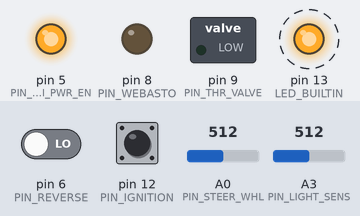
Bench run of a sketch on a simulated Arduino Nano, built with avr-gcc and run on an emulated ATmega328P. Parts: switched loads named in the sketch (green lamp = pin HIGH), output pins drawn as LEDs (lit = HIGH). Dashed ring = blinking. Inputs (shaded band) come from the test bench; at power-on: A0 (PIN_STEER_WHL) = 512, A3 (PIN_LIGHT_SENS) = 512, pin 6 (PIN_REVERSE) LOW, pin 12 (PIN_IGNITION) HIGH. Pins used as bus, display or sensor lines are not drawn; what the sketch prints to the serial monitor is not drawn.

Above: at 0.87 s.
1.3 s: A0 (PIN_STEER_WHL) set to 996
4.3 s: A0 (PIN_STEER_WHL) set to 1015
10.3 s: A3 (PIN_LIGHT_SENS) set to 11
13.3 s: A3 (PIN_LIGHT_SENS) set to 8
Timing chart, 0 to 17.3 s (numbered marks = the images above; inputs shaded):
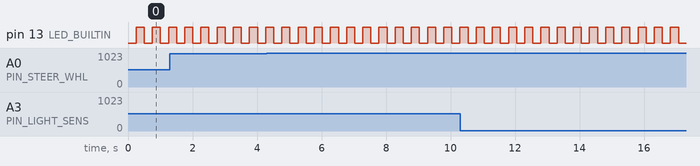

Measured:
- by itself, pin 13 (LED_BUILTIN): alternates HIGH for 0.25 s and LOW for 0.25 s

The sketch:

lr-openauto-hat.ino
```cpp
/*
 *
 * lr-openauto-hat
 *
 *   Author: Ing. Robert Sedlacek
 *   Date: February 2022
 *
 */

/*
   * Power control:
   *  There is 12 V from battery and ignition signal. When ignition is turned on, it power up arduino.
   *  Arduino then set power latch to HIGH for keeping device powered on even if the ignition is off.
   *  Arduino after this turn on power for RPi.
   *  When ignition is turned off, rpi should handle this signal and do "poweroff" after some delay (e.g. few minutes) and
   *  after much longer delay (more than rpi needs for power off), arduino shutdown whole device by seting power latch to LOW.
   *  Anytime ignition is turned on, RPi must be also turned on.
   *
   * Ligh sensor:
   *  Just read analog value and send it to RPi python script.
   *
   * Wheel buttons:
   *  Just read analog value, do some filtering and send to RPi.
   *
   * Reverse camera:
   *  Read reverse input state and send the to RPi.
   *
   * Webasto heating:
   *  Timing webasto run with time values set by RPi. Threeway valve also can be controlled.
   *  - Obtain values from RPi. RPi must do immediately 'poweroff' after receiving heating is on.
   *  - After some delay (same as in Power control) shutsdown RPi.
   *  - Arduino run heating cycles. After all cycles shutsdown whole device.
   *
*/

#include <avr/wdt.h>

/* Input/output/analog pin definitions */
#define PIN_D4           4  /* */
#define PIN_RPI_PWR_EN   5  /* output-enable rpi power */
#define PIN_REVERSE      6  /* Reverse gear indicator. On PCB is marked as ILUM, but day/night is  not controlled by light sensor */
#define PIN_PWR_LATCH    7  /* output-latching power */
#define PIN_WEBASTO      8  /* */
#define PIN_THR_VALVE    9  /* */
#define PIN_SW_RX        10 /* */
#define PIN_SW_TX        11 /* */
#define PIN_IGNITION     12 /* */
#define PIN_D13          13 /* */
#define PIN_STEER_WHL    A0 /* */
#define PIN_OIL_PRESS    A1 /* */
#define PIN_AUX          A2 /* */
#define PIN_LIGHT_SENS   A3 /* */
#define PIN_DS1307_SDA   A4 /* */
#define PIN_DS1307_SCL   A5 /* */
//#define PIN_A6           A6 /* */
#define PIN_AAUX         A7 /* */

/*------------------------------------------------------------------------------------------------------*/
/*  VARIABLES - GLOBAL  */
/*------------------------------------------------------------------------------------------------------*/
/* State variable */
struct {
  struct {
    bool ignition;            /* State of ignition pin */
    bool reverse_gear;        /* Reverse gear engaged */
    unsigned int light_sens;  /* Snalog value - ambient light */
    unsigned int steer_whl;   /* Analog value from steering wheel buttons */
  } in;
  struct {
    int rpi_pwr_en;
    int webasto;
  } out;
  struct {
    unsigned long last_ignition_change;
  } timestamps;
  struct {
    bool webasto_on;
    unsigned int webasto_set_on; /* On time in minutes */
    unsigned int webasto_set_off; /* Off time in minutes */
    unsigned int webasto_set_cycles; /* Number of ON cycles */
  } remote;
} state;
/*------------------------------------------------------------------------------------------------------*/
/* Settings */
#define POWERCUT_DELAY_RPI        (5*60) /* sec */
#define POWERCUT_DELAY_ARDUINO    (POWERCUT_DELAY_RPI + 2*60) /* sec - must be higher than RPi delay ! */
#define FILTER_LIGHT_SENSOR       0.005f /* low pass filter (0.0 - 1.0) */
#define FILTER_STEERINGWHEEL_BTN  0.2f   /* low pass filter (0.0 - 1.0) */
/*------------------------------------------------------------------------------------------------------*/
/*  SETUP  */
/*------------------------------------------------------------------------------------------------------*/
void setup() {
  /* Arduino power latch first after ignition on */
  pinMode(PIN_PWR_LATCH, OUTPUT);
  digitalWrite(PIN_PWR_LATCH, HIGH);
  delay(3);

  /* Clear all state variables */
  memset(&state, 0, sizeof(state));

  /* When ignition is turned ON, RPi is immediately powerd ON by diode beween pins D12 and D5. Unless pin PIN_RPI_PWR_EN is keep LOW.
   * So, arduino can be programmed and restarted/reseted, while RPi is still ON.
   */
  digitalWrite(PIN_RPI_PWR_EN, HIGH);
  pinMode(PIN_RPI_PWR_EN, OUTPUT);
  digitalWrite(PIN_RPI_PWR_EN, HIGH);
  state.out.rpi_pwr_en = HIGH; /* RPi on after system poweron */

  /* Threeway valve output */
  pinMode(PIN_THR_VALVE, OUTPUT);
  digitalWrite(PIN_THR_VALVE, LOW);

  /* Webasto */
  pinMode(PIN_WEBASTO, OUTPUT);
  digitalWrite(PIN_WEBASTO, LOW);

  pinMode(LED_BUILTIN, OUTPUT);

  /* Configure inputs */
  pinMode(PIN_REVERSE, INPUT);
  pinMode(PIN_IGNITION, INPUT);
  pinMode(PIN_OIL_PRESS, INPUT);

  /* USB to serial port for debuging */
  Serial.begin(115200);

  /* Say hello */
  Serial.println("lr-openauto-hat v1.0");

  wdt_enable(WDTO_4S);
}
/*------------------------------------------------------------------------------------------------------*/
/*  INPUT read  */
/* Input read with debouncing etc. */
/*------------------------------------------------------------------------------------------------------*/
void input_read(void) {
  /* If change of IGN pin occured, update timestamp */
  if(digitalRead(PIN_IGNITION) != state.in.ignition) {
    state.in.ignition = digitalRead(PIN_IGNITION);
    state.timestamps.last_ignition_change = millis();
  }

  /* Reverse gear engaged */
  state.in.reverse_gear = digitalRead(PIN_REVERSE);

  /* Light sensor */
  state.in.light_sens = FILTER_LIGHT_SENSOR * (float)analogRead(PIN_LIGHT_SENS) + (1.0f - FILTER_LIGHT_SENSOR) * state.in.light_sens;

  /* Steering wheel buttons */
  state.in.steer_whl = FILTER_STEERINGWHEEL_BTN * (float)analogRead(PIN_STEER_WHL) + (1.0f - FILTER_STEERINGWHEEL_BTN) * state.in.steer_whl;
}
/*------------------------------------------------------------------------------------------------------*/
/* Receive data from serial port */
/*
 * Example: N,30,60,4\n
 * N - Rpi off, 30min webasto on, 60min off, 4x
 */
void parse_received_line(char *buf) {
  unsigned int auxOn,auxOff,auxCycles;
  char * strtokIndx; /* This is used by strtok() as an index */

  Serial.println(buf);
  char cmd = buf[0];

  strtokIndx = strtok(buf,",");      /* Jump over first cmd part */

  strtokIndx = strtok(NULL, ","); // this continues where the previous call left off
  auxOn = atoi(strtokIndx);

  strtokIndx = strtok(NULL, ",");
  auxOff = atoi(strtokIndx);

  strtokIndx = strtok(NULL, ",");
  auxCycles = atoi(strtokIndx);

  /* Validity check */
  if (auxOn  < 5    ||
      auxOff < 5    ||
      auxOn  > 3600 ||
      auxOff > 3600) {
    Serial.println("Warning: Time must be between 5 and 3600 minutes");
    return;
  }

  if(auxCycles < 1 || auxCycles > 20) {
    Serial.println("Warning: Cycles must be between 1 and 20");
    return;
  }

  switch(cmd) {
    case 'N': //Night heating
      state.remote.webasto_on = true;
      Serial.print("Webasto night mode ON");
      break;
    default:
      Serial.println("Warning: Unknown command");
      return;
  }

  state.remote.webasto_set_on = auxOn;
  state.remote.webasto_set_off = auxOff;
  state.remote.webasto_set_cycles = auxCycles;

  Serial.print(" - On:");
  Serial.print(state.remote.webasto_set_on, DEC);
  Serial.print("min, Off:");
  Serial.print(state.remote.webasto_set_off, DEC);
  Serial.print("min, On:");
  Serial.print(state.remote.webasto_set_cycles, DEC);
  Serial.println("x");
}
/*------------------------------------------------------------------------------------------------------*/
/* Receive data from serial port */
void remote_receive_serial(void) {
  const byte buffLen = 32; /* Size of receive serial buffer (for each line) */
  static char receivedChars[buffLen];   /* An array to store the received data */

  static byte ndx = 0;
  char endMarker = '\n'; /* 0x0D-CarriageReturn  0x0A-NewLine  */
  char rc;

  while (Serial.available() > 0) {
  rc = Serial.read();
    if (rc != endMarker) {
      receivedChars[ndx] = rc;
      ndx++;
      if (ndx >= buffLen) {
        ndx = buffLen - 1;
      }
    } else {
      receivedChars[ndx] = '\0'; // terminate the string
      ndx = 0;

      /* Parse received line */
      parse_received_line(receivedChars);
    }
  }
}
/*------------------------------------------------------------------------------------------------------*/
/*  TASKS  */
/* Simplest tasking is used - every task must return quickly as posible. */
/*------------------------------------------------------------------------------------------------------*/
/* Arduino power managment */
void task_arduino_pwr(void) {
  if(state.in.ignition != HIGH) { /* Ignition off */
    unsigned long timeS = (millis() - state.timestamps.last_ignition_change) / 1000;

    /* Keep arduino pwr on during heating */
    if(state.remote.webasto_on) {
      return;
    }

    if(timeS > POWERCUT_DELAY_ARDUINO) {
      Serial.println("Cutting arduino PWR...");
      while(1){ /* Cycle end forever */
        digitalWrite(PIN_PWR_LATCH, LOW);
      }
    }
  } else { /* Ignition on */
    if(millis() - state.timestamps.last_ignition_change > 50) {
      state.out.rpi_pwr_en = HIGH;
    }
  }
}
/*------------------------------------------------------------------------------------------------------*/
/* RPi power managment */
void task_rpi_pwr(void) {
  /* Turn off RPi, if ignition off and RPi still on */
  if(state.in.ignition != HIGH && state.out.rpi_pwr_en != LOW) {
    int timeS = (millis() - state.timestamps.last_ignition_change) / 1000;

    /* Cut off power */
    if(timeS > POWERCUT_DELAY_RPI) {
      state.out.rpi_pwr_en = LOW;
    }
  }
}
/*------------------------------------------------------------------------------------------------------*/
/*  */
void task_webasto_heating(void) {
  static bool isPause = false; /* True if off cycle */
  static int ccycle = 0; /* Current cycle */

  static unsigned long webOnLastTime=0;
  static unsigned long webOffLastTime=0;

  /* Do nothing if on is not set */
  if(state.remote.webasto_on == false) {
    state.out.webasto = LOW;
    ccycle = 0;
    isPause = false;
    return;
  }

  /* If first cycle, init time variables, ... */
  if(ccycle == 0) {
    ccycle=1;
    webOnLastTime = millis();
    webOffLastTime = millis();
  }

  /* Main webasto timer control */
  if(isPause) {
    state.out.webasto = LOW;
    for(;millis() - webOffLastTime > 1000ul*60ul*state.remote.webasto_set_off; webOffLastTime=millis()) {
      //ccycle++;
      webOnLastTime = millis();
      isPause = false;
    }
  } else {
    state.out.webasto = HIGH;
    for(;millis() - webOnLastTime > 1000ul*60ul*state.remote.webasto_set_on; webOnLastTime=millis()) {
      ccycle++;
      webOffLastTime = millis();
      isPause = true;
    }
  }

  /* Last cycle, turn off all */
  if(ccycle > state.remote.webasto_set_cycles) {
    state.remote.webasto_on = false;
    state.out.webasto = LOW;
    isPause = false;
    ccycle = 0;
  }
}
/*------------------------------------------------------------------------------------------------------*/
/* Just Arduino onboard led blinking - shared with D13 ! */
void task_led_blink(void) {
  static int last = HIGH;
  static unsigned long LastTime=0;

  for(;millis() - LastTime > 250 /* ms */; LastTime=millis()) {
    digitalWrite(LED_BUILTIN, last);
    if(last == HIGH) {
      last = LOW;
    } else {
      last = HIGH;
    }
  }
}

/*------------------------------------------------------------------------------------------------------*/
/*  OUTPUT write  */
/* Writing outputs, serial outputs, etc. */
/*------------------------------------------------------------------------------------------------------*/
void output_write(void) {
  /* Rpi power */
  digitalWrite(PIN_RPI_PWR_EN, state.out.rpi_pwr_en);

  /* Webasto control */
  digitalWrite(PIN_WEBASTO, state.out.webasto);

  static unsigned long printLastTime=0;
  for(;millis() - printLastTime > 25 /* ms */; printLastTime=millis()) {
    /* */
    Serial.print("STATES IGN:");
    Serial.print(state.in.ignition);

    Serial.print(" LSENS:");
    Serial.print(state.in.light_sens);

    Serial.print(" WHBTN:");
    Serial.print(state.in.steer_whl);

    Serial.print(" HEATER:");
    Serial.print(state.remote.webasto_on);

    Serial.print(" REVERSE:");
    Serial.println(state.in.reverse_gear);
  }
}

/*------------------------------------------------------------------------------------------------------*/
/*  LOOP  */
/* Loop like in PLCs. Load inputs first, then tasks and write to outputs at the end. */
/*------------------------------------------------------------------------------------------------------*/
void loop() {
  /* Reset watchdog*/
  wdt_reset();
  /* Set up WDT interrupt */
  WDTCSR = (1 << WDCE) | (1 << WDE);
  /* Start watchdog timer with 4s prescaller */
  WDTCSR = (1 << WDIE) | (1 << WDE) | (1 << WDP3) | (1 << WDP0);

  input_read();
  remote_receive_serial();

  task_arduino_pwr();
  task_rpi_pwr();

  task_webasto_heating();
  task_led_blink();

  output_write();
}
```
